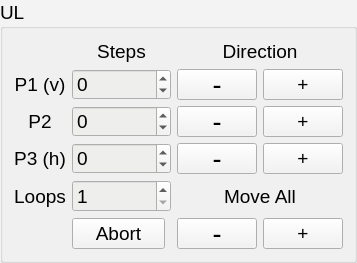
                  <widget class="QGroupBox" name="groupBoxUR_2">
                   <property name="sizePolicy">
                    <sizepolicy hsizetype="Expanding" vsizetype="Ignored">
                     <horstretch>0</horstretch>
                     <verstretch>0</verstretch>
                    </sizepolicy>
                   </property>
                   <property name="palette">
                    <palette>
                     <active>
                      <colorrole role="Button">
                       <brush brushstyle="SolidPattern">
                        <color alpha="255">
                         <red>243</red>
                         <green>243</green>
                         <blue>243</blue>
                        </color>
                       </brush>
                      </colorrole>
                      <colorrole role="Base">
                       <brush brushstyle="SolidPattern">
                        <color alpha="255">
                         <red>238</red>
                         <green>238</green>
                         <blue>236</blue>
                        </color>
                       </brush>
                      </colorrole>
                      <colorrole role="Window">
                       <brush brushstyle="SolidPattern">
                        <color alpha="255">
                         <red>243</red>
                         <green>243</green>
                         <blue>243</blue>
                        </color>
                       </brush>
                      </colorrole>
                     </active>
                     <inactive>
                      <colorrole role="Button">
                       <brush brushstyle="SolidPattern">
                        <color alpha="255">
                         <red>243</red>
                         <green>243</green>
                         <blue>243</blue>
                        </color>
                       </brush>
                      </colorrole>
                      <colorrole role="Base">
                       <brush brushstyle="SolidPattern">
                        <color alpha="255">
                         <red>238</red>
                         <green>238</green>
                         <blue>236</blue>
                        </color>
                       </brush>
                      </colorrole>
                      <colorrole role="Window">
                       <brush brushstyle="SolidPattern">
                        <color alpha="255">
                         <red>243</red>
                         <green>243</green>
                         <blue>243</blue>
                        </color>
                       </brush>
                      </colorrole>
                     </inactive>
                     <disabled>
                      <colorrole role="Button">
                       <brush brushstyle="SolidPattern">
                        <color alpha="255">
                         <red>243</red>
                         <green>243</green>
                         <blue>243</blue>
                        </color>
                       </brush>
                      </colorrole>
                      <colorrole role="Base">
                       <brush brushstyle="SolidPattern">
                        <color alpha="255">
                         <red>243</red>
                         <green>243</green>
                         <blue>243</blue>
                        </color>
                       </brush>
                      </colorrole>
                      <colorrole role="Window">
                       <brush brushstyle="SolidPattern">
                        <color alpha="255">
                         <red>243</red>
                         <green>243</green>
                         <blue>243</blue>
                        </color>
                       </brush>
                      </colorrole>
                     </disabled>
                    </palette>
                   </property>
                   <property name="font">
                    <font>
                     <pointsize>14</pointsize>
                    </font>
                   </property>
                   <property name="title">
                    <string>UL</string>
                   </property>
                   <layout class="QGridLayout" name="gridLayout_21">
                    <item row="0" column="0">
                     <widget class="QLabel" name="labelLedUL">
                      <property name="enabled">
                       <bool>true</bool>
                      </property>
                      <property name="sizePolicy">
                       <sizepolicy hsizetype="Expanding" vsizetype="Ignored">
                        <horstretch>0</horstretch>
                        <verstretch>0</verstretch>
                       </sizepolicy>
                      </property>
                      <property name="minimumSize">
                       <size>
                        <width>21</width>
                        <height>21</height>
                       </size>
                      </property>
                      <property name="maximumSize">
                       <size>
                        <width>21</width>
                        <height>21</height>
                       </size>
                      </property>
                      <property name="font">
                       <font>
                        <pointsize>14</pointsize>
                       </font>
                      </property>
                      <property name="toolTip">
                       <string>Red: Unable to send motion command</string>
                      </property>
                      <property name="text">
                       <string/>
                      </property>
                      <property name="pixmap">
                       <pixmap>icons/green-led-on.png</pixmap>
                      </property>
                      <property name="scaledContents">
                       <bool>true</bool>
                      </property>
                      <property name="alignment">
                       <set>Qt::AlignCenter</set>
                      </property>
                     </widget>
                    </item>
                    <item row="1" column="4">
                     <widget class="QPushButton" name="pushButtonGoULP1p">
                      <property name="font">
                       <font>
                        <pointsize>14</pointsize>
                       </font>
                      </property>
                      <property name="text">
                       <string>+</string>
                      </property>
                     </widget>
                    </item>
                    <item row="3" column="4">
                     <widget class="QPushButton" name="pushButtonGoULP3p">
                      <property name="font">
                       <font>
                        <pointsize>14</pointsize>
                       </font>
                      </property>
                      <property name="text">
                       <string>+</string>
                      </property>
                     </widget>
                    </item>
                    <item row="4" column="1" colspan="2">
                     <widget class="QSpinBox" name="spinBoxLoopsUL">
                      <property name="sizePolicy">
                       <sizepolicy hsizetype="Expanding" vsizetype="Preferred">
                        <horstretch>0</horstretch>
                        <verstretch>0</verstretch>
                       </sizepolicy>
                      </property>
                      <property name="font">
                       <font>
                        <pointsize>14</pointsize>
                       </font>
                      </property>
                      <property name="minimum">
                       <number>1</number>
                      </property>
                     </widget>
                    </item>
                    <item row="1" column="1" colspan="2">
                     <widget class="QSpinBox" name="spinBoxStepsULP1">
                      <property name="sizePolicy">
                       <sizepolicy hsizetype="Expanding" vsizetype="Ignored">
                        <horstretch>0</horstretch>
                        <verstretch>0</verstretch>
                       </sizepolicy>
                      </property>
                      <property name="font">
                       <font>
                        <pointsize>14</pointsize>
                       </font>
                      </property>
                      <property name="toolTip">
                       <string>Number of steps to p1</string>
                      </property>
                      <property name="minimum">
                       <number>-100000</number>
                      </property>
                      <property name="maximum">
                       <number>100000</number>
                      </property>
                     </widget>
                    </item>
                    <item row="4" column="0">
                     <widget class="QLabel" name="label_32">
                      <property name="sizePolicy">
                       <sizepolicy hsizetype="Expanding" vsizetype="Ignored">
                        <horstretch>0</horstretch>
                        <verstretch>0</verstretch>
                       </sizepolicy>
                      </property>
                      <property name="font">
                       <font>
                        <pointsize>14</pointsize>
                       </font>
                      </property>
                      <property name="text">
                       <string>Loops</string>
                      </property>
                      <property name="alignment">
                       <set>Qt::AlignCenter</set>
                      </property>
                     </widget>
                    </item>
                    <item row="3" column="1" colspan="2">
                     <widget class="QSpinBox" name="spinBoxStepsULP3">
                      <property name="sizePolicy">
                       <sizepolicy hsizetype="Expanding" vsizetype="Ignored">
                        <horstretch>0</horstretch>
                        <verstretch>0</verstretch>
                       </sizepolicy>
                      </property>
                      <property name="font">
                       <font>
                        <pointsize>14</pointsize>
                       </font>
                      </property>
                      <property name="toolTip">
                       <string>Number of steps to p3</string>
                      </property>
                      <property name="minimum">
                       <number>-100000</number>
                      </property>
                      <property name="maximum">
                       <number>100000</number>
                      </property>
                     </widget>
                    </item>
                    <item row="3" column="0">
                     <widget class="QLabel" name="label_53">
                      <property name="sizePolicy">
                       <sizepolicy hsizetype="Expanding" vsizetype="Ignored">
                        <horstretch>0</horstretch>
                        <verstretch>0</verstretch>
                       </sizepolicy>
                      </property>
                      <property name="font">
                       <font>
                        <pointsize>14</pointsize>
                       </font>
                      </property>
                      <property name="toolTip">
                       <string>Move beam horizontally</string>
                      </property>
                      <property name="text">
                       <string>P3 (h)</string>
                      </property>
                      <property name="alignment">
                       <set>Qt::AlignCenter</set>
                      </property>
                     </widget>
                    </item>
                    <item row="2" column="0">
                     <widget class="QLabel" name="label_54">
                      <property name="sizePolicy">
                       <sizepolicy hsizetype="Expanding" vsizetype="Ignored">
                        <horstretch>0</horstretch>
                        <verstretch>0</verstretch>
                       </sizepolicy>
                      </property>
                      <property name="font">
                       <font>
                        <pointsize>14</pointsize>
                       </font>
                      </property>
                      <property name="text">
                       <string>P2</string>
                      </property>
                      <property name="alignment">
                       <set>Qt::AlignCenter</set>
                      </property>
                     </widget>
                    </item>
                    <item row="2" column="1" colspan="2">
                     <widget class="QSpinBox" name="spinBoxStepsULP2">
                      <property name="sizePolicy">
                       <sizepolicy hsizetype="Expanding" vsizetype="Ignored">
                        <horstretch>0</horstretch>
                        <verstretch>0</verstretch>
                       </sizepolicy>
                      </property>
                      <property name="font">
                       <font>
                        <pointsize>14</pointsize>
                       </font>
                      </property>
                      <property name="minimum">
                       <number>-100000</number>
                      </property>
                      <property name="maximum">
                       <number>100000</number>
                      </property>
                     </widget>
                    </item>
                    <item row="2" column="3">
                     <widget class="QPushButton" name="pushButtonGoULP2m">
                      <property name="sizePolicy">
                       <sizepolicy hsizetype="Expanding" vsizetype="Ignored">
                        <horstretch>0</horstretch>
                        <verstretch>0</verstretch>
                       </sizepolicy>
                      </property>
                      <property name="font">
                       <font>
                        <pointsize>20</pointsize>
                       </font>
                      </property>
                      <property name="toolTip">
                       <string>Move just p2</string>
                      </property>
                      <property name="text">
                       <string>-</string>
                      </property>
                     </widget>
                    </item>
                    <item row="3" column="3">
                     <widget class="QPushButton" name="pushButtonGoULP3m">
                      <property name="sizePolicy">
                       <sizepolicy hsizetype="Expanding" vsizetype="Ignored">
                        <horstretch>0</horstretch>
                        <verstretch>0</verstretch>
                       </sizepolicy>
                      </property>
                      <property name="font">
                       <font>
                        <pointsize>20</pointsize>
                       </font>
                      </property>
                      <property name="text">
                       <string>-</string>
                      </property>
                     </widget>
                    </item>
                    <item row="1" column="3">
                     <widget class="QPushButton" name="pushButtonGoULP1m">
                      <property name="sizePolicy">
                       <sizepolicy hsizetype="Expanding" vsizetype="Ignored">
                        <horstretch>0</horstretch>
                        <verstretch>0</verstretch>
                       </sizepolicy>
                      </property>
                      <property name="font">
                       <font>
                        <pointsize>20</pointsize>
                       </font>
                      </property>
                      <property name="toolTip">
                       <string>Move just p1</string>
                      </property>
                      <property name="text">
                       <string>-</string>
                      </property>
                     </widget>
                    </item>
                    <item row="0" column="1" colspan="2">
                     <widget class="QLabel" name="label_55">
                      <property name="sizePolicy">
                       <sizepolicy hsizetype="Expanding" vsizetype="Ignored">
                        <horstretch>0</horstretch>
                        <verstretch>0</verstretch>
                       </sizepolicy>
                      </property>
                      <property name="font">
                       <font>
                        <pointsize>14</pointsize>
                       </font>
                      </property>
                      <property name="text">
                       <string>Steps</string>
                      </property>
                      <property name="alignment">
                       <set>Qt::AlignCenter</set>
                      </property>
                     </widget>
                    </item>
                    <item row="2" column="4">
                     <widget class="QPushButton" name="pushButtonGoULP2p">
                      <property name="font">
                       <font>
                        <pointsize>14</pointsize>
                       </font>
                      </property>
                      <property name="text">
                       <string>+</string>
                      </property>
                     </widget>
                    </item>
                    <item row="1" column="0">
                     <widget class="QLabel" name="label_33">
                      <property name="sizePolicy">
                       <sizepolicy hsizetype="Expanding" vsizetype="Ignored">
                        <horstretch>0</horstretch>
                        <verstretch>0</verstretch>
                       </sizepolicy>
                      </property>
                      <property name="font">
                       <font>
                        <pointsize>14</pointsize>
                       </font>
                      </property>
                      <property name="toolTip">
                       <string>Move the beam vertically</string>
                      </property>
                      <property name="text">
                       <string>P1 (v)</string>
                      </property>
                      <property name="alignment">
                       <set>Qt::AlignCenter</set>
                      </property>
                     </widget>
                    </item>
                    <item row="5" column="1">
                     <widget class="QPushButton" name="pushButtonAbortUL">
                      <property name="sizePolicy">
                       <sizepolicy hsizetype="Expanding" vsizetype="Ignored">
                        <horstretch>0</horstretch>
                        <verstretch>0</verstretch>
                       </sizepolicy>
                      </property>
                      <property name="font">
                       <font>
                        <pointsize>14</pointsize>
                       </font>
                      </property>
                      <property name="toolTip">
                       <string>Abort the motion of all piezos</string>
                      </property>
                      <property name="text">
                       <string>Abort</string>
                      </property>
                     </widget>
                    </item>
                    <item row="5" column="3">
                     <widget class="QPushButton" name="pushButtonGoULm">
                      <property name="sizePolicy">
                       <sizepolicy hsizetype="Expanding" vsizetype="Ignored">
                        <horstretch>0</horstretch>
                        <verstretch>0</verstretch>
                       </sizepolicy>
                      </property>
                      <property name="font">
                       <font>
                        <pointsize>20</pointsize>
                       </font>
                      </property>
                      <property name="toolTip">
                       <string>Move all piezos</string>
                      </property>
                      <property name="text">
                       <string>-</string>
                      </property>
                     </widget>
                    </item>
                    <item row="5" column="4">
                     <widget class="QPushButton" name="pushButtonGoULp">
                      <property name="font">
                       <font>
                        <pointsize>14</pointsize>
                       </font>
                      </property>
                      <property name="text">
                       <string>+</string>
                      </property>
                     </widget>
                    </item>
                    <item row="4" column="3" colspan="2">
                     <widget class="QLabel" name="label_7">
                      <property name="sizePolicy">
                       <sizepolicy hsizetype="Preferred" vsizetype="Preferred">
                        <horstretch>0</horstretch>
                        <verstretch>0</verstretch>
                       </sizepolicy>
                      </property>
                      <property name="font">
                       <font>
                        <pointsize>14</pointsize>
                       </font>
                      </property>
                      <property name="text">
                       <string>Move All</string>
                      </property>
                      <property name="alignment">
                       <set>Qt::AlignCenter</set>
                      </property>
                     </widget>
                    </item>
                    <item row="0" column="3" colspan="2">
                     <widget class="QLabel" name="label_25">
                      <property name="font">
                       <font>
                        <pointsize>14</pointsize>
                       </font>
                      </property>
                      <property name="text">
                       <string>Direction</string>
                      </property>
                      <property name="alignment">
                       <set>Qt::AlignCenter</set>
                      </property>
                     </widget>
                    </item>
                   </layout>
                  </widget>
